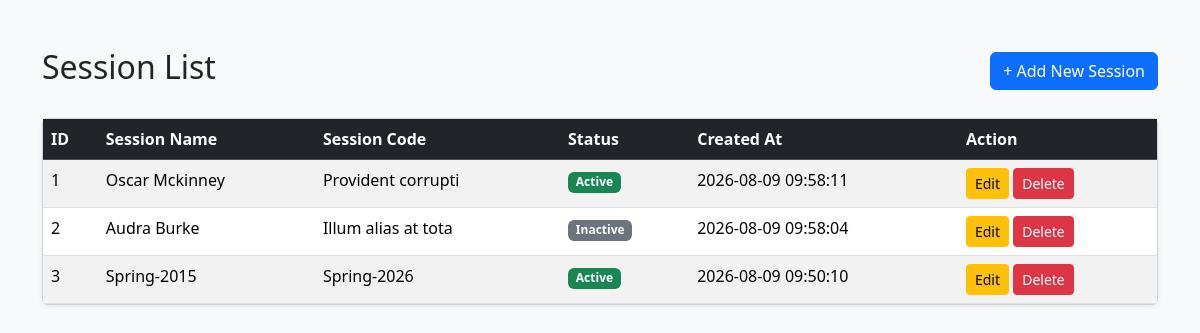
/sessions/index.php, run on the app's committed database.
### tables this page shows
CREATE TABLE `session` (
  `id` int UNSIGNED NOT NULL,
  `session_name` varchar(100) NOT NULL,
  `session_code` varchar(50) NOT NULL,
  `status` tinyint(1) NOT NULL DEFAULT '1' COMMENT '1=Active, 0=Inactive',
  `created_at` timestamp NULL DEFAULT CURRENT_TIMESTAMP,
  `updated_at` timestamp NULL DEFAULT CURRENT_TIMESTAMP ON UPDATE CURRENT_TIMESTAMP
);

### sessions/index.php (the view, shortened to what this page needs)
<?php
require_once "../config/database.php";
$query = "SELECT * FROM session ORDER BY id DESC";
$result = mysqli_query($conn, $query);
?>
<!DOCTYPE html>
<html lang="bn">
<head>
    <link href="https://cdn.jsdelivr.net/npm/bootstrap@5.3.3/dist/css/bootstrap.min.css" rel="stylesheet">
</head>
<body class="bg-light">
<div class="container py-5">
    <div class="d-flex justify-content-between align-items-center mb-4">
        <h2>Session List</h2>
        <a href="create.php" class="btn btn-primary">+ Add New Session</a>
    </div>
<?php
$sl=1
?>
    <div class="card shadow-sm">
        <div class="card-body p-0">
            <table class="table table-striped table-hover mb-0">
                <thead class="table-dark">
                <tr>
                    <th>ID</th>
                    <th>Session Name</th>
                    <th>Session Code</th>
                    <th>Status</th>
                    <th>Created At</th>
                    <th>Action</th>
                </tr>
                </thead>
                <tbody>
                <?php if (mysqli_num_rows($result) > 0): ?>
                    <?php while ($row = mysqli_fetch_assoc($result)): ?>
                        <tr>
                            <td><?= $sl++ ?></td>
                            <td><?= htmlspecialchars($row['session_name']) ?></td>
                            <td><?= htmlspecialchars($row['session_code']) ?></td>
                            <td>
                                <?php if ($row['status'] == 1): ?>
                                    <span class="badge bg-success">Active</span>
                                <?php else: ?>
                                    <span class="badge bg-secondary">Inactive</span>
                                <?php endif; ?>
                            </td>
                            <td><?= $row['created_at'] ?? 'N/A' ?></td>
                            <td>
                                <a href="edit.php?id=<?= $row['id'] ?>" class="btn btn-sm btn-warning">Edit</a>
                                <a href="delete.php?id=<?= $row['id'] ?>" class="btn btn-sm btn-danger" onclick="return confirm('Are you sure?')">Delete</a>
                            </td>
                        </tr>
                    <?php endwhile; ?>
                <?php else: ?>
                    <tr>
                        <td colspan="6" class="text-center py-3">No sessions found.</td>
                    </tr>
                <?php endif; ?>
                </tbody>
            </table>
        </div>
    </div>
</div>
</body>
</html>

### data on the page
session: session_name "Oscar Mckinney", session_code "Provident corrupti", status "Active", created_at "2026-08-09 09:58:11"
session: session_name "Audra Burke", session_code "Illum alias at tota", status "Inactive", created_at "2026-08-09 09:58:04"
session: session_name "Spring-2015", session_code "Spring-2026", status "Active", created_at "2026-08-09 09:50:10"
